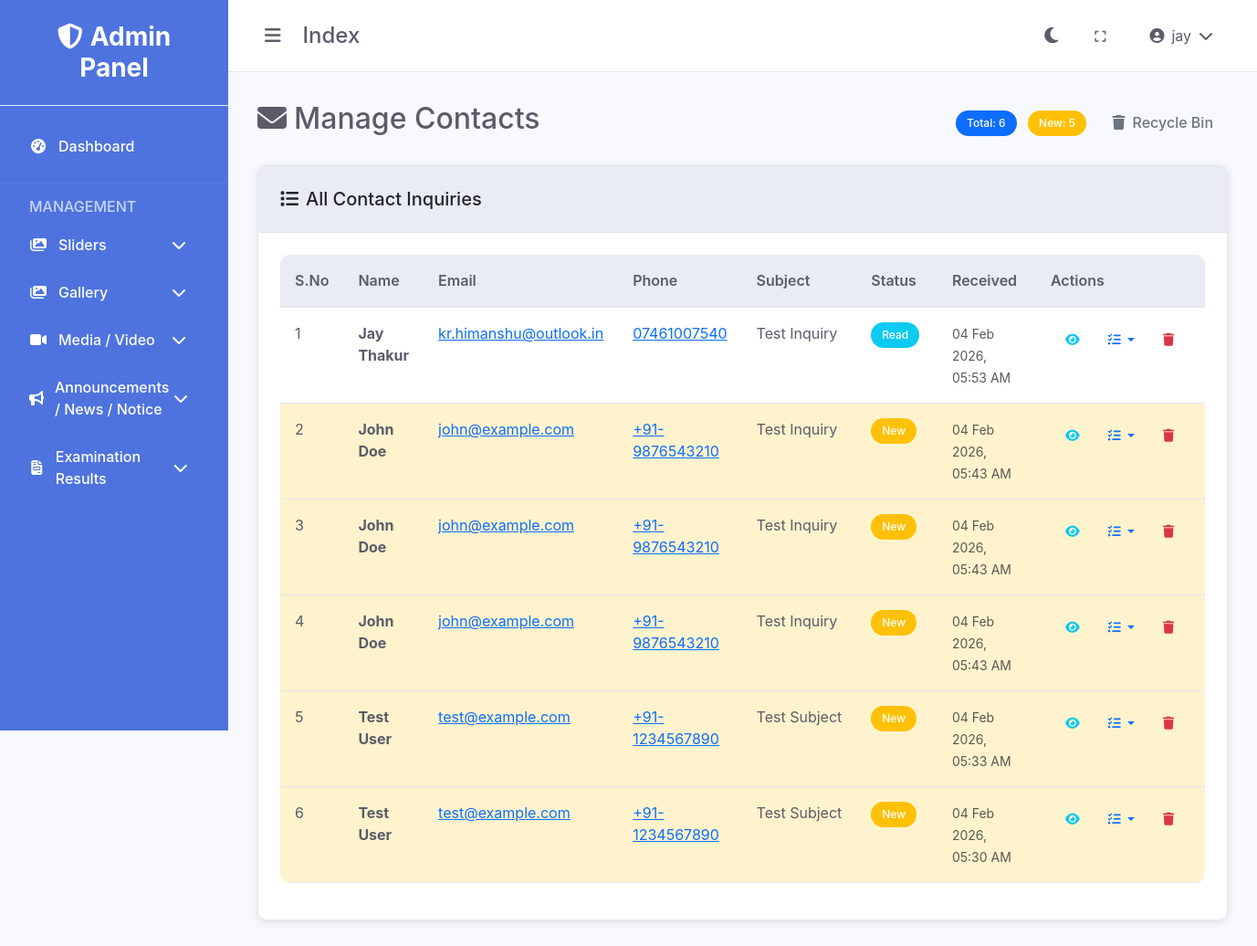
Screenshot of /contact/index.php (signed in) with the database file from the repository.
### tables this page shows
CREATE TABLE IF NOT EXISTS `contacts` (
  `id` int(11) NOT NULL AUTO_INCREMENT,
  `name` varchar(100) NOT NULL,
  `email` varchar(100) NOT NULL,
  `phone` varchar(20) DEFAULT NULL,
  `subject` varchar(255) NOT NULL,
  `message` text NOT NULL,
  `status` enum('new','read','replied','closed') DEFAULT 'new',
  `created_at` timestamp NOT NULL DEFAULT CURRENT_TIMESTAMP,
  `updated_at` timestamp NOT NULL DEFAULT CURRENT_TIMESTAMP ON UPDATE CURRENT_TIMESTAMP,
  PRIMARY KEY (`id`),
  KEY `idx_contacts_status` (`status`)
);

### includes/functions.php (called while the page is built, shortened)
<?php
function getBaseUrl() {
    $protocol = isset($_SERVER['HTTPS']) && $_SERVER['HTTPS'] === 'on' ? 'https' : 'http';
    $host = $_SERVER['HTTP_HOST'];
    $scriptPath = $_SERVER['SCRIPT_NAME'];
    $adminPanelPos = strpos($scriptPath, '/control-dashboard');
    if ($adminPanelPos !== false) {
        $basePath = substr($scriptPath, 0, $adminPanelPos + strlen('/control-dashboard'));
        $path = substr($basePath, 0, $adminPanelPos);
    } else {
        $path = '';
    }
    return $protocol . '://' . $host . $path;
}
function getAssetUrl($path = '') {
    $baseUrl = getBaseUrl();
    $adminPath = '/control-dashboard';
    $path = ltrim($path, '/');
    return $baseUrl . $adminPath . '/assets/' . $path;
}
function formatDate($date) {
    return date('d M Y, h:i A', strtotime($date));
}
?>

### contact/index.php (the view, shortened to what this page needs)
<?php
require_once '../config/database.php';
require_once '../includes/functions.php';
$page = isset($_GET['page']) ? (int)$_GET['page'] : 1;
$limit = 20;
$offset = ($page - 1) * $limit;
$sql = "SELECT * FROM contacts ORDER BY created_at DESC LIMIT ? OFFSET ?";
$stmt = $conn->prepare($sql);
$stmt->bind_param("ii", $limit, $offset);
$stmt->execute();
$result = $stmt->get_result();
$contacts = $result->fetch_all(MYSQLI_ASSOC);
$count_sql = "SELECT COUNT(*) as total FROM contacts";
$count_result = $conn->query($count_sql);
$total_contacts = $count_result->fetch_assoc()['total'];
$status_sql = "SELECT status, COUNT(*) as count FROM contacts GROUP BY status";
$status_result = $conn->query($status_sql);
$status_counts = [];
while ($row = $status_result->fetch_assoc()) {
    $status_counts[$row['status']] = $row['count'];
}
?>
<!DOCTYPE html>
<html lang="en">
<head>
    <link href="https://cdn.jsdelivr.net/npm/bootstrap@5.3.0/dist/css/bootstrap.min.css" rel="stylesheet">
    <link href="https://cdnjs.cloudflare.com/ajax/libs/font-awesome/6.4.0/css/all.min.css" rel="stylesheet">
    <link href="<?php echo getAssetUrl('css/style.css'); ?>" rel="stylesheet">
</head>
<body data-theme="light">
    <div class="admin-layout">
        <?php include '../includes/sidebar.php'; ?>
        <div class="main-content">
            <?php include '../includes/header.php'; ?>
            <div class="content">
                <div class="d-flex justify-content-between align-items-center mb-4">
                    <h2><i class="fas fa-envelope me-2"></i>Manage Contacts</h2>
                    <div>
                        <span class="badge bg-primary me-2">Total: <?php echo $total_contacts; ?></span>
                        <span class="badge bg-warning me-2">New: <?php echo isset($status_counts['new']) ? $status_counts['new'] : 0; ?></span>
                        <a href="recycle.php" class="btn btn-outline-secondary">
                            <i class="fas fa-trash me-2"></i>Recycle Bin
                        </a>
                    </div>
                </div>
                <div class="card">
                    <div class="card-header">
                        <h5 class="mb-0"><i class="fas fa-list me-2"></i>All Contact Inquiries</h5>
                    </div>
                    <div class="card-body">
                        <?php if (empty($contacts)): ?>
                            <div class="text-center py-5">
                                <i class="fas fa-envelope fa-3x text-muted mb-3"></i>
                                <h5 class="text-muted">No contact inquiries found</h5>
                                <p class="text-muted">Contact inquiries from your website will appear here.</p>
                            </div>
                        <?php else: ?>
                            <div class="table-responsive">
                                <table class="table table-hover">
                                    <thead>
                                        <tr>
                                            <th width="50">S.No</th>
                                            <th>Name</th>
                                            <th>Email</th>
                                            <th>Phone</th>
                                            <th>Subject</th>
                                            <th width="120">Status</th>
                                            <th width="150">Received</th>
                                            <th width="200">Actions</th>
                                        </tr>
                                    </thead>
                                    <tbody>
                                        <?php foreach ($contacts as $index => $contact): ?>
                                            <tr class="<?php echo $contact['status'] == 'new' ? 'table-warning' : ''; ?>">
                                                <td><?php echo $offset + $index + 1; ?></td>
                                                <td>
                                                    <strong><?php echo htmlspecialchars($contact['name']); ?></strong>
                                                </td>
                                                <td>
                                                    <a href="mailto:<?php echo htmlspecialchars($contact['email']); ?>">
                                                        <?php echo htmlspecialchars($contact['email']); ?>
                                                    </a>
                                                </td>
                                                <td>
                                                    <a href="tel:<?php echo htmlspecialchars($contact['phone']); ?>">
                                                        <?php echo htmlspecialchars($contact['phone']); ?>
                                                    </a>
                                                </td>
                                                <td>
                                                    <span class="text-truncate d-inline-block" style="max-width: 200px;"
                                                          title="<?php echo htmlspecialchars($contact['subject']); ?>">
                                                        <?php echo htmlspecialchars($contact['subject']); ?>
                                                    </span>
                                                </td>
                                                <td>
                                                    <?php
                                                    $status_badges = [
                                                        'new' => 'bg-warning',
                                                        'read' => 'bg-info',
                                                        'replied' => 'bg-success',
                                                        'closed' => 'bg-secondary'
                                                    ];
                                                    $badge_class = $status_badges[$contact['status']] ?? 'bg-secondary';
                                                    ?>
                                                    <span class="badge <?php echo $badge_class; ?>">
                                                        <?php echo ucfirst($contact['status']); ?>
                                                    </span>
                                                </td>
                                                <td>
                                                    <small class="text-muted">
                                                        <?php echo formatDate($contact['created_at']); ?>
                                                    </small>
                                                </td>
                                                <td>
                                                    <div class="btn-group" role="group">
                                                        <a href="view.php?id=<?php echo $contact['id']; ?>"
                                                           class="btn btn-sm btn-outline-info"
                                                           title="View Details">
                                                            <i class="fas fa-eye"></i>
                                                        </a>
                                                        <div class="btn-group" role="group">
                                                            <button type="button" class="btn btn-sm btn-outline-primary dropdown-toggle" data-bs-toggle="dropdown" aria-expanded="false">
                                                                <i class="fas fa-tasks"></i>
                                                            </button>
                                                        </div>
                                                        <a href="?delete=<?php echo $contact['id']; ?>"
                                                           class="btn btn-sm btn-outline-danger"
                                                           title="Delete"
                                                           onclick="return confirm('Are you sure you want to delete this contact? It will be moved to recycle bin.')">
                                                            <i class="fas fa-trash"></i>
                                                        </a>
                                                    </div>
                                                </td>
                                            </tr>
                                        <?php endforeach; ?>
                                    </tbody>
                                </table>
                            </div>
                        <?php endif; ?>
                    </div>
                </div>
            </div>
        </div>
    </div>
</body>
</html>

### assets/css/style.css (style rules this page uses)
:root { --primary-color: #4e73df; --secondary-color: #858796; --success-color: #1cc88a; --info-color: #36b9cc; --warning-color: #f6c23e; --danger-color: #e74a3b; --light-color: #f8f9fc; --dark-color: #5a5c69; --sidebar-width: 250px; --header-height: 60px; --transition-speed: 0.3s; }
[data-theme="light"] { --bg-primary: #ffffff; --bg-secondary: #f8f9fc; --bg-tertiary: #eaecf4; --text-primary: #5a5c69; --text-secondary: #858796; --border-color: #e3e6f0; --card-bg: #ffffff; --sidebar-bg: #4e73df; --header-bg: #ffffff; }
* { margin: 0; padding: 0; box-sizing: border-box; }
body { font-family: 'Nunito', -apple-system, BlinkMacSystemFont, 'Segoe UI', Roboto, sans-serif; background-color: var(--bg-secondary); color: var(--text-primary); transition: background-color var(--transition-speed), color var(--transition-speed); }
.admin-layout { display: flex; min-height: 100vh; }
.main-content { flex: 1; margin-left: var(--sidebar-width); transition: margin-left var(--transition-speed); }
.content { padding: 2rem; }
.card { background: var(--card-bg); border: 1px solid var(--border-color); border-radius: 10px; box-shadow: 0 2px 10px rgba(0, 0, 0, 0.1); transition: all 0.3s ease; }
.card-header { background: var(--bg-tertiary); border-bottom: 1px solid var(--border-color); padding: 1.5rem; border-radius: 10px 10px 0 0; }
.card-body { padding: 1.5rem; }
.btn { border-radius: 8px; font-weight: 500; padding: 0.5rem 1rem; transition: all 0.3s ease; border: none; }
.table { background: var(--card-bg); border-radius: 10px; overflow: hidden; }
.table th { background: var(--bg-tertiary); border-bottom: 2px solid var(--border-color); color: var(--text-primary); font-weight: 600; padding: 1rem; }
.table td { padding: 1rem; border-bottom: 1px solid var(--border-color); color: var(--text-primary); }
.badge { padding: 0.5rem 0.75rem; border-radius: 20px; font-weight: 500; }

### rows the page displays
contacts: index "1", name "Jay Thakur", email "kr.himanshu@outlook.in", phone "07461007540", subject "Test Inquiry", status "Read", created_at "04 Feb 2026, 05:53 AM"
contacts: index "2", name "John Doe", email "john@example.com", phone "+91-9876543210", subject "Test Inquiry", status "New", created_at "04 Feb 2026, 05:43 AM"
contacts: index "3", name "John Doe", email "john@example.com", phone "+91-9876543210", subject "Test Inquiry", status "New", created_at "04 Feb 2026, 05:43 AM"
contacts: index "4", name "John Doe", email "john@example.com", phone "+91-9876543210", subject "Test Inquiry", status "New", created_at "04 Feb 2026, 05:43 AM"
contacts: index "5", name "Test User", email "test@example.com", phone "+91-1234567890", subject "Test Subject", status "New", created_at "04 Feb 2026, 05:33 AM"
contacts: index "6", name "Test User", email "test@example.com", phone "+91-1234567890", subject "Test Subject", status "New", created_at "04 Feb 2026, 05:30 AM"

### other values shown
basename($_SERVER['PHP_SELF'], '.php') "Index"
$_SESSION['full_name'] "jay"
$total_contacts "6"
$status_counts['new'] "5"
